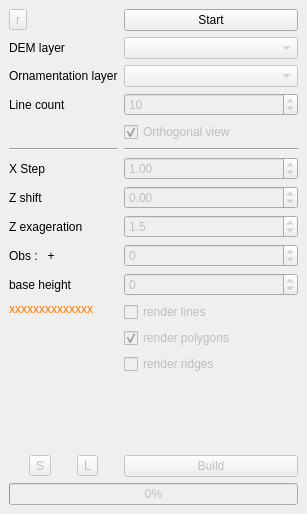
<?xml version="1.0" encoding="UTF-8"?>
<ui version="4.0">
 <class>DemSlicerDockWidgetBase</class>
 <widget class="QDockWidget" name="DemSlicerDockWidgetBase">
  <property name="geometry">
   <rect>
    <x>0</x>
    <y>0</y>
    <width>307</width>
    <height>514</height>
   </rect>
  </property>
  <property name="windowTitle">
   <string>D.E.M. Slicer</string>
  </property>
  <widget class="QWidget" name="dockWidgetContents">
   <layout class="QGridLayout" name="gridLayout">
    <item row="1" column="0">
     <layout class="QGridLayout" name="gridLayout_2">
      <item row="15" column="1">
       <layout class="QVBoxLayout" name="verticalLayout">
        <item>
         <widget class="QCheckBox" name="renderLines">
          <property name="enabled">
           <bool>false</bool>
          </property>
          <property name="text">
           <string>render lines</string>
          </property>
          <property name="checked">
           <bool>false</bool>
          </property>
         </widget>
        </item>
        <item>
         <widget class="QCheckBox" name="renderPolygons">
          <property name="enabled">
           <bool>false</bool>
          </property>
          <property name="text">
           <string>render polygons</string>
          </property>
          <property name="checked">
           <bool>true</bool>
          </property>
         </widget>
        </item>
        <item>
         <widget class="QCheckBox" name="renderRidges">
          <property name="enabled">
           <bool>false</bool>
          </property>
          <property name="text">
           <string>render ridges</string>
          </property>
         </widget>
        </item>
        <item>
         <spacer name="verticalSpacer_2">
          <property name="orientation">
           <enum>Qt::Vertical</enum>
          </property>
          <property name="sizeHint" stdset="0">
           <size>
            <width>20</width>
            <height>40</height>
           </size>
          </property>
         </spacer>
        </item>
       </layout>
      </item>
      <item row="2" column="1">
       <widget class="QComboBox" name="rasterList">
        <property name="enabled">
         <bool>false</bool>
        </property>
       </widget>
      </item>
      <item row="19" column="0">
       <layout class="QHBoxLayout" name="horizontalLayout">
        <item>
         <widget class="QToolButton" name="btnSave">
          <property name="enabled">
           <bool>false</bool>
          </property>
          <property name="toolTip">
           <string>Save parameters</string>
          </property>
          <property name="text">
           <string>S</string>
          </property>
         </widget>
        </item>
        <item>
         <widget class="QToolButton" name="btnLoad">
          <property name="enabled">
           <bool>false</bool>
          </property>
          <property name="toolTip">
           <string>Load parameters</string>
          </property>
          <property name="text">
           <string>L</string>
          </property>
         </widget>
        </item>
       </layout>
      </item>
      <item row="11" column="0">
       <widget class="QLabel" name="zShiftLabel">
        <property name="text">
         <string>Z shift</string>
        </property>
        <property name="buddy">
         <cstring>zShift</cstring>
        </property>
        <property name="singleStep" stdset="0">
         <number>10</number>
        </property>
       </widget>
      </item>
      <item row="13" column="0">
       <widget class="QLabel" name="labelElevation">
        <property name="text">
         <string>Obs :   +</string>
        </property>
        <property name="buddy">
         <cstring>elevation</cstring>
        </property>
       </widget>
      </item>
      <item row="9" column="1">
       <widget class="QDoubleSpinBox" name="xStep">
        <property name="enabled">
         <bool>false</bool>
        </property>
        <property name="minimum">
         <double>0.010000000000000</double>
        </property>
        <property name="maximum">
         <double>9999.000000000000000</double>
        </property>
        <property name="value">
         <double>1.000000000000000</double>
        </property>
       </widget>
      </item>
      <item row="0" column="0">
       <widget class="QToolButton" name="reset">
        <property name="enabled">
         <bool>false</bool>
        </property>
        <property name="toolTip">
         <string>Reset zone</string>
        </property>
        <property name="text">
         <string>r</string>
        </property>
       </widget>
      </item>
      <item row="8" column="1">
       <widget class="Line" name="line_2">
        <property name="orientation">
         <enum>Qt::Horizontal</enum>
        </property>
       </widget>
      </item>
      <item row="8" column="0">
       <widget class="Line" name="line">
        <property name="orientation">
         <enum>Qt::Horizontal</enum>
        </property>
       </widget>
      </item>
      <item row="13" column="1">
       <widget class="QSpinBox" name="elevation">
        <property name="enabled">
         <bool>false</bool>
        </property>
        <property name="minimum">
         <number>-100000</number>
        </property>
        <property name="maximum">
         <number>100000</number>
        </property>
        <property name="singleStep">
         <number>50</number>
        </property>
       </widget>
      </item>
      <item row="3" column="1">
       <widget class="QComboBox" name="poiList">
        <property name="enabled">
         <bool>false</bool>
        </property>
       </widget>
      </item>
      <item row="4" column="1">
       <widget class="QSpinBox" name="lineCount">
        <property name="enabled">
         <bool>false</bool>
        </property>
        <property name="minimum">
         <number>3</number>
        </property>
        <property name="maximum">
         <number>999</number>
        </property>
        <property name="value">
         <number>10</number>
        </property>
       </widget>
      </item>
      <item row="3" column="0">
       <widget class="QLabel" name="poiListLabel">
        <property name="text">
         <string>Ornamentation layer</string>
        </property>
        <property name="buddy">
         <cstring>poiList</cstring>
        </property>
       </widget>
      </item>
      <item row="2" column="0">
       <widget class="QLabel" name="rasterListLabel">
        <property name="text">
         <string>DEM layer</string>
        </property>
        <property name="buddy">
         <cstring>rasterList</cstring>
        </property>
       </widget>
      </item>
      <item row="15" column="0">
       <layout class="QVBoxLayout" name="verticalLayout_2">
        <item>
         <widget class="QLabel" name="alert">
          <property name="styleSheet">
           <string notr="true">color: rgb(255, 119, 0);</string>
          </property>
          <property name="text">
           <string>xxxxxxxxxxxxxx</string>
          </property>
         </widget>
        </item>
        <item>
         <spacer name="verticalSpacer">
          <property name="orientation">
           <enum>Qt::Vertical</enum>
          </property>
          <property name="sizeHint" stdset="0">
           <size>
            <width>20</width>
            <height>40</height>
           </size>
          </property>
         </spacer>
        </item>
       </layout>
      </item>
      <item row="19" column="1">
       <widget class="QPushButton" name="btnBuild">
        <property name="enabled">
         <bool>false</bool>
        </property>
        <property name="text">
         <string>Build</string>
        </property>
       </widget>
      </item>
      <item row="12" column="0">
       <widget class="QLabel" name="zFactorLabel">
        <property name="text">
         <string>Z exageration</string>
        </property>
        <property name="buddy">
         <cstring>zFactor</cstring>
        </property>
       </widget>
      </item>
      <item row="5" column="1">
       <widget class="QCheckBox" name="parallelView">
        <property name="enabled">
         <bool>false</bool>
        </property>
        <property name="text">
         <string>Orthogonal view</string>
        </property>
        <property name="checked">
         <bool>true</bool>
        </property>
       </widget>
      </item>
      <item row="11" column="1">
       <widget class="QDoubleSpinBox" name="zShift">
        <property name="enabled">
         <bool>false</bool>
        </property>
        <property name="minimum">
         <double>-1000.000000000000000</double>
        </property>
        <property name="maximum">
         <double>10000.000000000000000</double>
        </property>
        <property name="value">
         <double>0.000000000000000</double>
        </property>
        <property name="singleStep">
         <double>50</double>
        </property>
       </widget>
      </item>
      <item row="0" column="1">
       <widget class="QPushButton" name="btnStart">
        <property name="text">
         <string>Start</string>
        </property>
       </widget>
      </item>
      <item row="4" column="0">
       <widget class="QLabel" name="lineCountLabel">
        <property name="text">
         <string>Line count</string>
        </property>
        <property name="buddy">
         <cstring>lineCount</cstring>
        </property>
       </widget>
      </item>
      <item row="9" column="0">
       <widget class="QLabel" name="xStepLabel">
        <property name="text">
         <string>X Step</string>
        </property>
        <property name="buddy">
         <cstring>xStep</cstring>
        </property>
       </widget>
      </item>
      <item row="12" column="1">
       <widget class="QDoubleSpinBox" name="zFactor">
        <property name="enabled">
         <bool>false</bool>
        </property>
        <property name="decimals">
         <number>1</number>
        </property>
        <property name="minimum">
         <double>0.100000000000000</double>
        </property>
        <property name="singleStep">
         <double>0.100000000000000</double>
        </property>
        <property name="value">
         <double>1.500000000000000</double>
        </property>
       </widget>
      </item>
      <item row="14" column="0">
       <widget class="QLabel" name="labelBase">
        <property name="text">
         <string>base height</string>
        </property>
        <property name="buddy">
         <cstring>base</cstring>
        </property>
       </widget>
      </item>
      <item row="14" column="1">
       <widget class="QSpinBox" name="base">
        <property name="enabled">
         <bool>false</bool>
        </property>
        <property name="minimum">
         <number>-99999</number>
        </property>
        <property name="maximum">
         <number>99999</number>
        </property>
        <property name="singleStep">
         <number>50</number>
        </property>
       </widget>
      </item>
     </layout>
    </item>
    <item row="2" column="0">
     <widget class="QProgressBar" name="progressBar">
      <property name="enabled">
       <bool>false</bool>
      </property>
      <property name="value">
       <number>0</number>
      </property>
     </widget>
    </item>
   </layout>
  </widget>
 </widget>
 <tabstops>
  <tabstop>reset</tabstop>
  <tabstop>btnStart</tabstop>
  <tabstop>rasterList</tabstop>
  <tabstop>poiList</tabstop>
  <tabstop>lineCount</tabstop>
  <tabstop>parallelView</tabstop>
  <tabstop>xStep</tabstop>
  <tabstop>zShift</tabstop>
  <tabstop>zFactor</tabstop>
  <tabstop>elevation</tabstop>
  <tabstop>base</tabstop>
  <tabstop>renderLines</tabstop>
  <tabstop>renderPolygons</tabstop>
  <tabstop>renderRidges</tabstop>
  <tabstop>btnBuild</tabstop>
  <tabstop>btnSave</tabstop>
  <tabstop>btnLoad</tabstop>
 </tabstops>
 <resources/>
 <connections/>
</ui>
